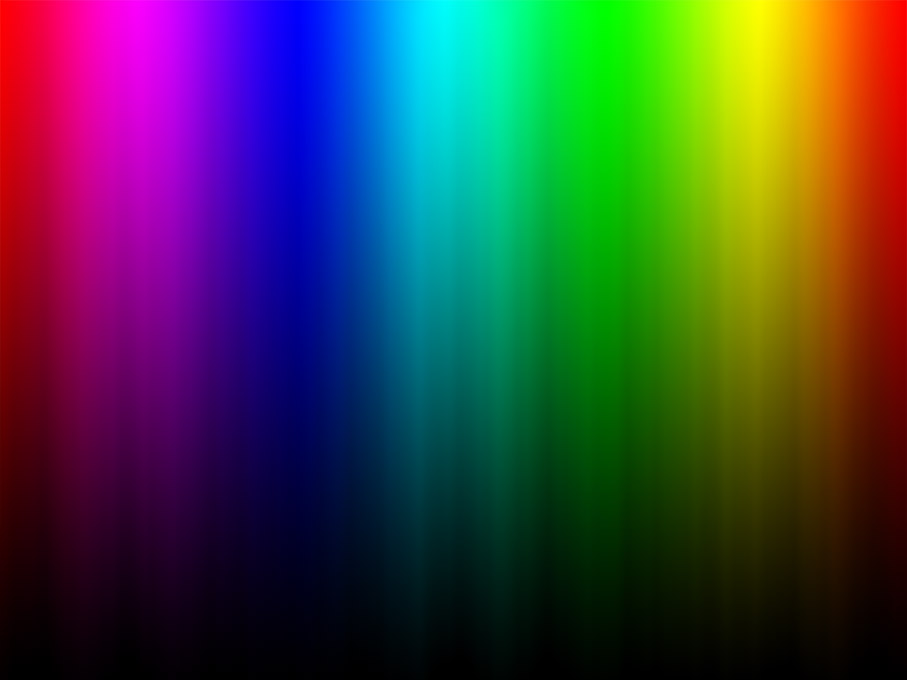
#> input picture color_spectrum.jpg, 907 x 680 px, found by its file name
$ jupyter execute 'color dectection.ipynb'
#> lines starting #> are read from the running program, lines starting #| are printed output that depends on the picture
[cell 1]
import cv2
import pandas as pd
img=r'C:\Users\ADMIN\Downloads\color_spectrum.jpg'
csv_file=r'C:\Users\ADMIN\Downloads\colors.csv'
index=['color','color_names','hex','r','g','b']
data=pd.read_csv(csv_file,names=index,header=None)
#> (reads colors.csv from the repository)
img_read=cv2.imread(img)
#> img_read is the input picture: shape (680, 907, 3); mean B, G, R 64.7, 65.2, 61.9
if img_read is None:
    print("Error: Could not read the image. Check your file path!")
else:
    print("Image loaded successfully!")
    img_read=cv2.resize(img_read,(500,500))
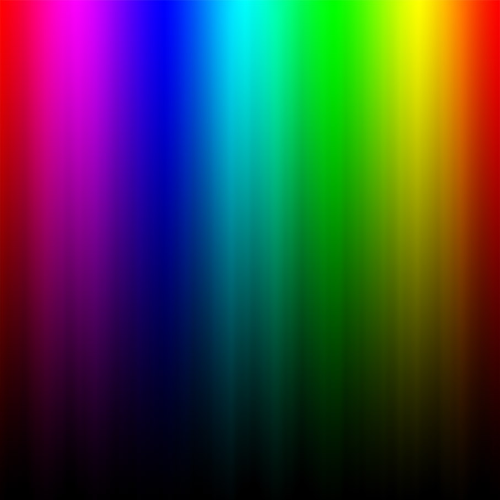
#> img_read: shape (500, 500, 3); mean B, G, R 64.6, 65.1, 61.8
clicked=False
r=g=b=xposition=yposition=0
def color_name(r,g,b):
    mini=10000
    for n in range(len(data)):
        d=abs(r-int(data.loc[n,'r']))+abs(g-int(data.loc[n,'g']))+abs(b-int(data.loc[n,'b']))
        if d<=mini:
            mini=d
            cname=data.loc[n,'color_names']
    return cname
def draw_function(event,x,y,flag,params):
    if event==cv2.EVENT_LBUTTONDBLCLK:
        global r,b,g,xposition,yposition,clicked
        clicked=True
        xposition=x
        yposition=y
        b,g,r=img_read[y,x]

        b=int(b)
        g=int(g)
        r=int(r)

cv2.namedWindow('image')
cv2.setWindowProperty('image', cv2.WND_PROP_TOPMOST, 1)
cv2.setMouseCallback('image',draw_function)
while True:
    cv2.imshow('image',img_read)
    if clicked:
        cv2.rectangle(img_read, (20,20), (600,60), (b,g,r), -1)
        text=color_name(r,g,b)+'R='+str(r)+'G='+str(g)+'B='+str(b)
        cv2.putText(img_read,text,(60,60),2,0.8,(255,255,255),2,cv2.LINE_AA)
        if r+g+b >=600:
            cv2.putText(img_read,text,(60,60),2,0.8,(0,0,0),2,cv2.LINE_AA)
        clicked=False
    if cv2.waitKey(20) & 0xFF == 27:
#> (key Esc is pressed here)
        break

cv2.destroyAllWindows()
